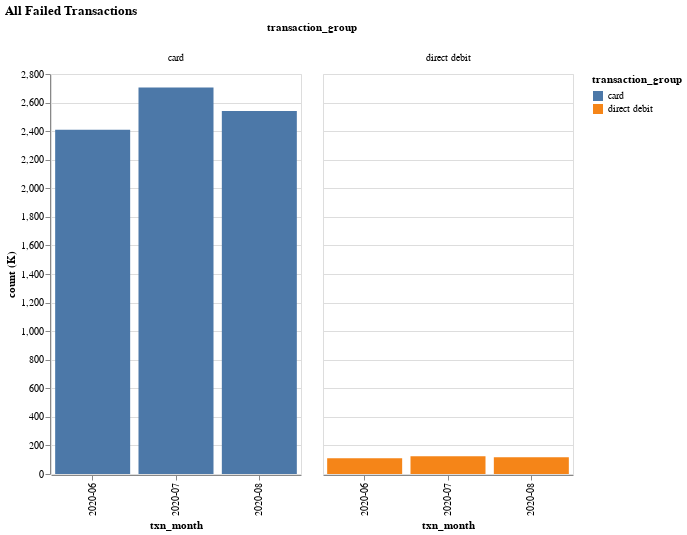

This figure's notebook cell:
### Code cell
df_failed_txns_count = split_ar_contacts_per_month[
    split_ar_contacts_per_month["label"] == "sum_txn"
]
df_failed_txns_count = df_failed_txns_count[
    (df_failed_txns_count["reject_reason"] == "ALL AR")
    | (df_failed_txns_count["reject_reason"] == "ALL FAILED DD")
]
df_failed_txns_count = (
    df_failed_txns_count.groupby(["transaction_group", "txn_month"]).sum().reset_index()
)
df_failed_txns_count["count (K)"] = round(df_failed_txns_count["value"] / 1000, 2)
af.column_multi(
    df_failed_txns_count,
    "transaction_group:N",
    "txn_month:O",
    "count (K):Q",
    "transaction_group:N",
    250,
    400,
    "x",
).properties(title="All Failed Transactions")

### Figure 1 — Vega-Lite specification as saved in the notebook (floating-point values rounded to 4 significant figures)
{"config": {"view": {"continuousWidth": 400, "continuousHeight": 300}}, "data": {"name": "data-5db77688cf541c9537fba1b724b9af5c"}, "mark": "bar", "encoding": {"color": {"type": "nominal", "field": "transaction_group"}, "column": {"type": "nominal", "field": "transaction_group"}, "tooltip": {"type": "quantitative", "field": "count (K)"}, "x": {"type": "ordinal", "field": "txn_month", "sort": "x"}, "y": {"type": "quantitative", "field": "count (K)"}}, "height": 400, "title": "All Failed Transactions", "width": 250, "$schema": "https://vega.github.io/schema/vega-lite/v4.8.1.json", "datasets": {"data-5db77688cf541c9537fba1b724b9af5c": [{"transaction_group": "card", "txn_month": "2020-06", "value": 2409000.0, "count (K)": 2409.0}, {"transaction_group": "card", "txn_month": "2020-07", "value": 2706000.0, "count (K)": 2706.0}, {"transaction_group": "card", "txn_month": "2020-08", "value": 2542000.0, "count (K)": 2542.0}, {"transaction_group": "direct debit", "txn_month": "2020-06", "value": 109900.0, "count (K)": 109.9}, {"transaction_group": "direct debit", "txn_month": "2020-07", "value": 124600.0, "count (K)": 124.6}, {"transaction_group": "direct debit", "txn_month": "2020-08", "value": 117500.0, "count (K)": 117.5}]}}
